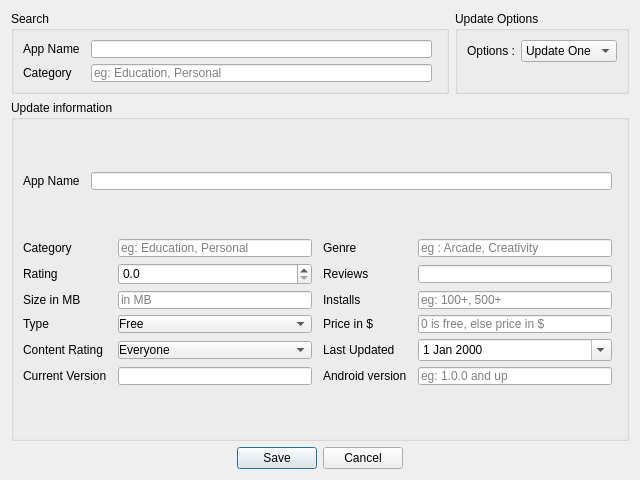
<?xml version="1.0" encoding="UTF-8"?>
<ui version="4.0">
 <class>Dialog</class>
 <widget class="QDialog" name="Dialog">
  <property name="geometry">
   <rect>
    <x>0</x>
    <y>0</y>
    <width>640</width>
    <height>480</height>
   </rect>
  </property>
  <property name="windowTitle">
   <string>Update Document</string>
  </property>
  <property name="windowIcon">
   <iconset>
    <normaloff>../resources/icon.png</normaloff>../resources/icon.png</iconset>
  </property>
  <property name="modal">
   <bool>true</bool>
  </property>
  <layout class="QVBoxLayout" name="verticalLayout_2">
   <item>
    <layout class="QHBoxLayout" name="horizontalLayout">
     <item>
      <widget class="QGroupBox" name="groupBox_2">
       <property name="title">
        <string>Search</string>
       </property>
       <layout class="QFormLayout" name="formLayout">
        <item row="0" column="0">
         <widget class="QLabel" name="label_14">
          <property name="text">
           <string>App Name</string>
          </property>
         </widget>
        </item>
        <item row="0" column="1">
         <widget class="QLineEdit" name="app_search">
          <property name="toolTip">
           <string>Enter app name</string>
          </property>
          <property name="styleSheet">
           <string notr="true">margin : 0 5 px;</string>
          </property>
          <property name="clearButtonEnabled">
           <bool>true</bool>
          </property>
         </widget>
        </item>
        <item row="1" column="0">
         <widget class="QLabel" name="label_15">
          <property name="text">
           <string>Category</string>
          </property>
         </widget>
        </item>
        <item row="1" column="1">
         <widget class="QLineEdit" name="category_search">
          <property name="toolTip">
           <string>Enter category</string>
          </property>
          <property name="styleSheet">
           <string notr="true">margin : 0 5 px;</string>
          </property>
          <property name="placeholderText">
           <string>eg: Education, Personal</string>
          </property>
          <property name="clearButtonEnabled">
           <bool>true</bool>
          </property>
         </widget>
        </item>
       </layout>
      </widget>
     </item>
     <item>
      <widget class="QGroupBox" name="groupBox_3">
       <property name="title">
        <string>Update Options</string>
       </property>
       <layout class="QFormLayout" name="formLayout_2">
        <item row="0" column="0">
         <widget class="QLabel" name="label_16">
          <property name="text">
           <string>Options :</string>
          </property>
         </widget>
        </item>
        <item row="0" column="1">
         <widget class="QComboBox" name="update_options">
          <item>
           <property name="text">
            <string>Update One</string>
           </property>
          </item>
          <item>
           <property name="text">
            <string>Update All</string>
           </property>
          </item>
         </widget>
        </item>
       </layout>
      </widget>
     </item>
    </layout>
   </item>
   <item>
    <layout class="QGridLayout" name="gridLayout">
     <item row="0" column="1">
      <widget class="QGroupBox" name="groupBox">
       <property name="title">
        <string>Update information</string>
       </property>
       <layout class="QVBoxLayout" name="verticalLayout" stretch="0,1">
        <item>
         <layout class="QHBoxLayout" name="horizontalLayout_2">
          <item>
           <widget class="QLabel" name="label">
            <property name="text">
             <string>App Name</string>
            </property>
           </widget>
          </item>
          <item>
           <widget class="QLineEdit" name="app">
            <property name="toolTip">
             <string>Enter app name</string>
            </property>
            <property name="styleSheet">
             <string notr="true">margin : 0 5 px;</string>
            </property>
            <property name="clearButtonEnabled">
             <bool>true</bool>
            </property>
           </widget>
          </item>
         </layout>
        </item>
        <item>
         <layout class="QGridLayout" name="gridLayout_3">
          <item row="3" column="0">
           <widget class="QLabel" name="label_7">
            <property name="text">
             <string>Type</string>
            </property>
           </widget>
          </item>
          <item row="2" column="1">
           <widget class="QLineEdit" name="size">
            <property name="toolTip">
             <string>Enter app size in MB</string>
            </property>
            <property name="styleSheet">
             <string notr="true">margin : 0 5 px;</string>
            </property>
            <property name="placeholderText">
             <string>in MB</string>
            </property>
            <property name="clearButtonEnabled">
             <bool>true</bool>
            </property>
           </widget>
          </item>
          <item row="0" column="2">
           <widget class="QLabel" name="label_10">
            <property name="text">
             <string>Genre</string>
            </property>
           </widget>
          </item>
          <item row="5" column="1">
           <widget class="QLineEdit" name="current_version">
            <property name="toolTip">
             <string>Enter current version of app</string>
            </property>
            <property name="styleSheet">
             <string notr="true">margin : 0 5 px;</string>
            </property>
           </widget>
          </item>
          <item row="4" column="0">
           <widget class="QLabel" name="label_9">
            <property name="text">
             <string>Content Rating</string>
            </property>
           </widget>
          </item>
          <item row="1" column="0">
           <widget class="QLabel" name="label_3">
            <property name="text">
             <string>Rating</string>
            </property>
           </widget>
          </item>
          <item row="3" column="1">
           <widget class="QComboBox" name="type">
            <property name="toolTip">
             <string>Enter type of app</string>
            </property>
            <property name="styleSheet">
             <string notr="true">margin : 0 5 px;</string>
            </property>
            <item>
             <property name="text">
              <string>Free</string>
             </property>
            </item>
            <item>
             <property name="text">
              <string>Paid</string>
             </property>
            </item>
           </widget>
          </item>
          <item row="5" column="0">
           <widget class="QLabel" name="label_12">
            <property name="text">
             <string>Current Version</string>
            </property>
           </widget>
          </item>
          <item row="3" column="3">
           <widget class="QLineEdit" name="price">
            <property name="toolTip">
             <string>Enter price of app in $</string>
            </property>
            <property name="styleSheet">
             <string notr="true">margin : 0 5 px;</string>
            </property>
            <property name="placeholderText">
             <string>0 is free, else price in $</string>
            </property>
           </widget>
          </item>
          <item row="0" column="0">
           <widget class="QLabel" name="label_2">
            <property name="text">
             <string>Category</string>
            </property>
           </widget>
          </item>
          <item row="3" column="2">
           <widget class="QLabel" name="label_8">
            <property name="text">
             <string>Price in $</string>
            </property>
           </widget>
          </item>
          <item row="1" column="3">
           <widget class="QLineEdit" name="reviews">
            <property name="toolTip">
             <string>Enter number of reviews</string>
            </property>
            <property name="styleSheet">
             <string notr="true">margin : 0 5 px;</string>
            </property>
            <property name="text">
             <string/>
            </property>
            <property name="clearButtonEnabled">
             <bool>true</bool>
            </property>
           </widget>
          </item>
          <item row="4" column="2">
           <widget class="QLabel" name="label_11">
            <property name="text">
             <string>Last Updated</string>
            </property>
           </widget>
          </item>
          <item row="1" column="1">
           <widget class="QDoubleSpinBox" name="rating">
            <property name="toolTip">
             <string>Enter app rating</string>
            </property>
            <property name="styleSheet">
             <string notr="true">margin : 0 5 px;</string>
            </property>
            <property name="decimals">
             <number>1</number>
            </property>
            <property name="maximum">
             <double>5.000000000000000</double>
            </property>
            <property name="singleStep">
             <double>0.100000000000000</double>
            </property>
           </widget>
          </item>
          <item row="1" column="2">
           <widget class="QLabel" name="label_4">
            <property name="text">
             <string>Reviews</string>
            </property>
           </widget>
          </item>
          <item row="0" column="3">
           <widget class="QLineEdit" name="genres">
            <property name="toolTip">
             <string>Enter app genre</string>
            </property>
            <property name="styleSheet">
             <string notr="true">margin : 0 5 px;</string>
            </property>
            <property name="placeholderText">
             <string>eg : Arcade, Creativity</string>
            </property>
            <property name="clearButtonEnabled">
             <bool>true</bool>
            </property>
           </widget>
          </item>
          <item row="2" column="2">
           <widget class="QLabel" name="label_6">
            <property name="text">
             <string>Installs</string>
            </property>
           </widget>
          </item>
          <item row="5" column="2">
           <widget class="QLabel" name="label_13">
            <property name="text">
             <string>Android version</string>
            </property>
           </widget>
          </item>
          <item row="0" column="1">
           <widget class="QLineEdit" name="category">
            <property name="toolTip">
             <string>Enter category</string>
            </property>
            <property name="styleSheet">
             <string notr="true">margin : 0 5 px;</string>
            </property>
            <property name="placeholderText">
             <string>eg: Education, Personal</string>
            </property>
            <property name="clearButtonEnabled">
             <bool>true</bool>
            </property>
           </widget>
          </item>
          <item row="2" column="3">
           <widget class="QLineEdit" name="installs">
            <property name="toolTip">
             <string>Enter number of installs</string>
            </property>
            <property name="styleSheet">
             <string notr="true">margin : 0 5 px;</string>
            </property>
            <property name="placeholderText">
             <string>eg: 100+, 500+</string>
            </property>
            <property name="clearButtonEnabled">
             <bool>true</bool>
            </property>
           </widget>
          </item>
          <item row="4" column="3">
           <widget class="QDateEdit" name="last_updated">
            <property name="toolTip">
             <string>Enter last update date</string>
            </property>
            <property name="styleSheet">
             <string notr="true">margin : 0 5 px;</string>
            </property>
            <property name="currentSection">
             <enum>QDateTimeEdit::DaySection</enum>
            </property>
            <property name="calendarPopup">
             <bool>true</bool>
            </property>
           </widget>
          </item>
          <item row="5" column="3">
           <widget class="QLineEdit" name="android_version">
            <property name="toolTip">
             <string>Enter minimum android version required</string>
            </property>
            <property name="styleSheet">
             <string notr="true">margin : 0 5 px;</string>
            </property>
            <property name="placeholderText">
             <string>eg: 1.0.0 and up</string>
            </property>
           </widget>
          </item>
          <item row="2" column="0">
           <widget class="QLabel" name="label_5">
            <property name="text">
             <string>Size in MB</string>
            </property>
           </widget>
          </item>
          <item row="4" column="1">
           <widget class="QComboBox" name="content_rating">
            <property name="toolTip">
             <string>Enter content rating of app</string>
            </property>
            <property name="styleSheet">
             <string notr="true">margin : 0 5 px;</string>
            </property>
            <item>
             <property name="text">
              <string>Everyone</string>
             </property>
            </item>
            <item>
             <property name="text">
              <string>Teen</string>
             </property>
            </item>
            <item>
             <property name="text">
              <string>Mature 17+</string>
             </property>
            </item>
            <item>
             <property name="text">
              <string>Adult 18+</string>
             </property>
            </item>
           </widget>
          </item>
         </layout>
        </item>
       </layout>
      </widget>
     </item>
    </layout>
   </item>
   <item>
    <widget class="QDialogButtonBox" name="buttonBox">
     <property name="orientation">
      <enum>Qt::Horizontal</enum>
     </property>
     <property name="standardButtons">
      <set>QDialogButtonBox::Cancel|QDialogButtonBox::Save</set>
     </property>
     <property name="centerButtons">
      <bool>true</bool>
     </property>
    </widget>
   </item>
  </layout>
 </widget>
 <resources/>
 <connections>
  <connection>
   <sender>buttonBox</sender>
   <signal>accepted()</signal>
   <receiver>Dialog</receiver>
   <slot>accept()</slot>
   <hints>
    <hint type="sourcelabel">
     <x>248</x>
     <y>254</y>
    </hint>
    <hint type="destinationlabel">
     <x>157</x>
     <y>274</y>
    </hint>
   </hints>
  </connection>
  <connection>
   <sender>buttonBox</sender>
   <signal>rejected()</signal>
   <receiver>Dialog</receiver>
   <slot>reject()</slot>
   <hints>
    <hint type="sourcelabel">
     <x>316</x>
     <y>260</y>
    </hint>
    <hint type="destinationlabel">
     <x>286</x>
     <y>274</y>
    </hint>
   </hints>
  </connection>
 </connections>
</ui>
